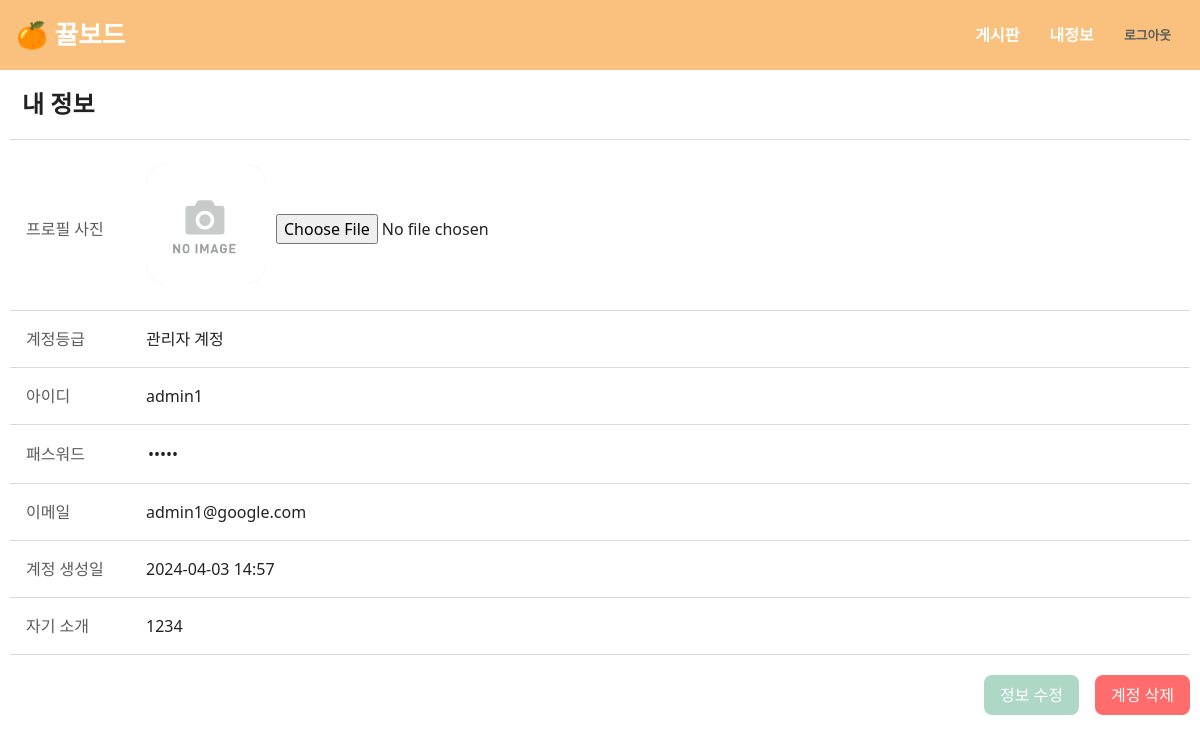
Screenshot of /acc/profile (signed in) with the database file from the repository.
### app/database.py (models this page shows, shortened)
class User(UserMixin, db.Model):
    user_id = db.Column(db.Integer, primary_key=True)
    username = db.Column(db.String, unique=True, nullable=False)
    password = db.Column(db.String)
    email = db.Column(db.String, unique=True)
    grade = db.Column(db.String, default=0)
    userpic = db.Column(db.String)
    comment = db.Column(db.String)
    created_at = db.Column(db.DateTime, default=datetime.now)
    posts = relationship('Post', back_populates='user', lazy='joined')
    comments = relationship('Comment', back_populates='user', lazy='joined')

### app/acc/routes.py (the view)
@acc_bp.route('/profile')
def profile():
    return render_template('acc/profile.html')

### app/__init__.py (called while the page is built)
def create_app():
    app = Flask(__name__, template_folder='../templates', static_folder='../static')
    CORS(app)
    app.secret_key = read_from_json('secret.json')["SECRETKEY"]
    loginManager = LoginManager()
    loginManager.init_app(app)
    @loginManager.user_loader
    def load_user(user_id):
        from .database import User
        return User.query.get(int(user_id))
    basedir = os.path.abspath(os.path.dirname(__file__))
    app.config['SQLALCHEMY_DATABASE_URI'] = \
        'sqlite:///' + os.path.join(basedir, 'database.db')
    db.init_app(app)
    app.register_blueprint(acc_bp)
    app.register_blueprint(board_bp)
    return app

### templates/acc/profile.html (shortened to what this page needs)
{% extends "layout.html" %}
{% block head %}
<link rel="stylesheet" type="text/css" href="{{ url_for('static', filename='css/custom.css') }}">
{% endblock %}
{% block content %}
<h3 class="customHeader">
    내 정보
</h3>
<div class="margin_bottom">
    <div class="custom_row">
        <div class="custom_row_key">프로필 사진</div>
        <div class="custom_row_value">
            <form class="horizontal" method="post" enctype="multipart/form-data">
                <div class="addImage" id="image-show">
                    {% if current_user.userpic %}
                    <img src="{{ url_for('static', filename=current_user.userpic) }}"
                        style="width: 100%; height: 100%; object-fit: cover;">
                    {% else %}
                    <img src="/static/noimage.png" style="width: 100%; height: 100%; object-fit: cover;">
                    {% endif %}
                </div>
                <input type="file" accept="image/*" onchange="loadFile(this)">
            </form>
        </div>
    </div>
    <div class="custom_row">
        <div class="custom_row_key">계정등급</div>
        <div class="custom_row_value">{% if current_user.grade %}관리자 계정{% else %}사용자 계정{% endif %}</div>
    </div>
    <div class="custom_row">
        <div class="custom_row_key">아이디</div>
        <div class="custom_row_value">{{ current_user.username }}</div>
    </div>
    <div class="custom_row">
        <div class="custom_row_key">패스워드</div>
        <div class="custom_row_value">
            <input type="password" class="custom_row_value changePass changeValueInput" value="*****">
        </div>
    </div>
    <div class="custom_row">
        <div class="custom_row_key">이메일</div>
        <div class="custom_row_value">{{ current_user.email }}</div>
    </div>
    <div class="custom_row">
        <div class="custom_row_key">계정 생성일</div>
        <div class="custom_row_value">{{ current_user.created_at.strftime("%Y-%m-%d %H:%M") }}</div>
    </div>
    <div class="custom_row">
        <div class="custom_row_key">자기 소개</div>
        <div class="custom_row_value changeValueText">{{ current_user.comment }}</div>
    </div>
</div>
<div class="button_area">
    <button type="button" class="buttonGreen margin_right " data-bs-toggle="modal" data-bs-target="#passwordModal"
        data-action="update">
        정보 수정
    </button>
    <button type="button" class="buttonDanger" data-bs-toggle="modal" data-bs-target="#passwordModal"
        data-action="delete">
        계정 삭제
    </button>
</div>
{% endblock %}

### rows the page displays
User: username "admin1", email "admin1@google.com", created_at "2024-04-03 14:57", comment "1234"
